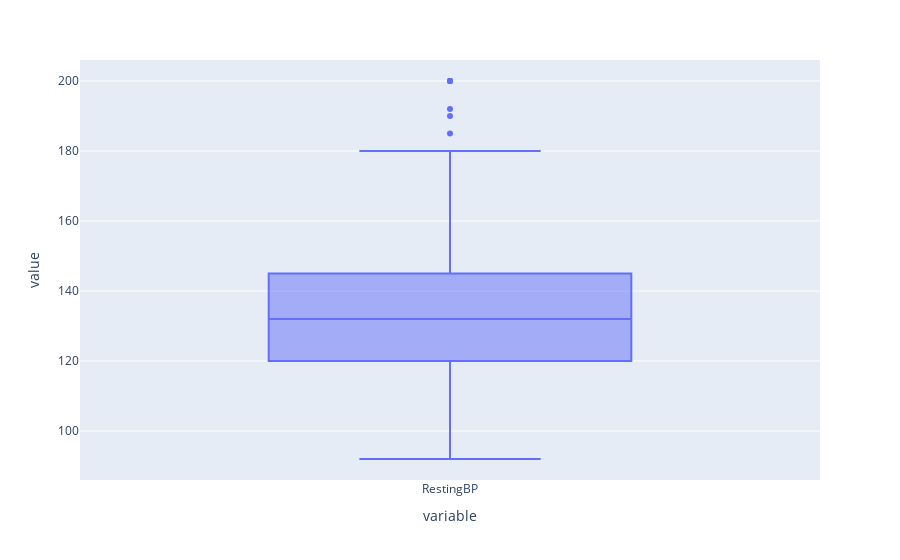

Notebook code cell kept with this figure:
### Markdown cell above
Normal BP= 90/60 and 120/180, High BP= 130 and higher. 
Higher resting blood pressure is a known risk factor for heart disease. 
    
High BP= 130 to 139 = Hypertension stage I,This stage is associated with a higher risk of heart disease, especially if it persists.
BP higher than 140 =  Hypertension stage II, Individuals in this category are at a significantly increased risk of heart disease, 
                      including coronary artery disease, heart failure, and stroke.
BP higher than 180 = Hypertensive Crisis, This represents a medical emergency that can lead to severe cardiovascular complications,
                     including heart attack, stroke, and damage to other organs.

### Code cell
fig = px.box(heart_disease_1.RestingBP)
fig.show()

### Figure 1 — Plotly figure (JSON) as saved in the notebook; plotly's stock layout.template omitted (floating-point values rounded to 4 significant figures; data arrays with more than 128 entries replaced by an {"elided": "..."} marker saying what was removed)
{"data": [{"alignmentgroup": "True", "hovertemplate": "variable=%{x}<br>value=%{y}<extra></extra>", "legendgroup": "", "marker": {"color": "#636efa"}, "name": "", "notched": false, "offsetgroup": "", "orientation": "v", "showlegend": false, "type": "box", "x": {"elided": "507 str values"}, "x0": " ", "xaxis": "x", "y": {"elided": "507 int values"}, "y0": " ", "yaxis": "y"}], "layout": {"autosize": true, "boxmode": "group", "legend": {"tracegroupgap": 0}, "margin": {"t": 60}, "xaxis": {"anchor": "y", "autorange": true, "domain": [0, 1], "range": [-0.5, 0.5], "title": {"text": "variable"}, "type": "category"}, "yaxis": {"anchor": "x", "autorange": true, "domain": [0, 1], "range": [86, 206], "title": {"text": "value"}, "type": "linear"}}}
